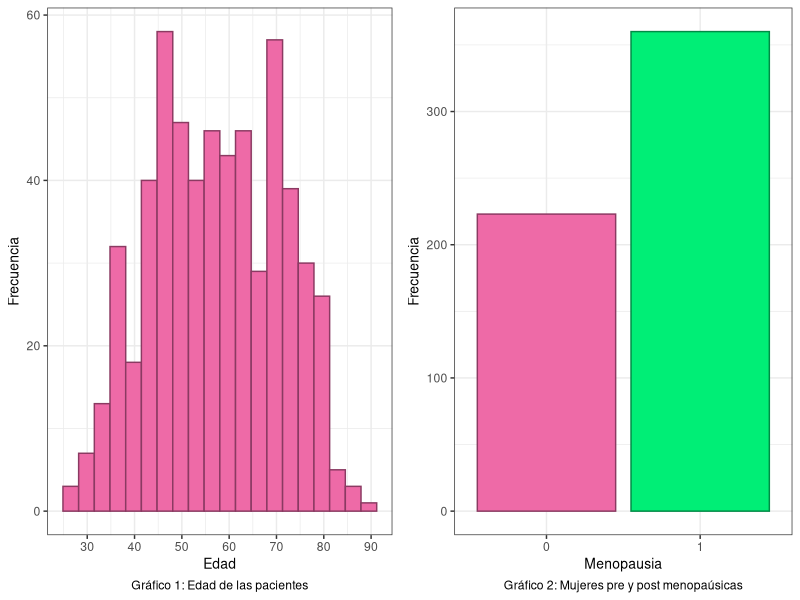
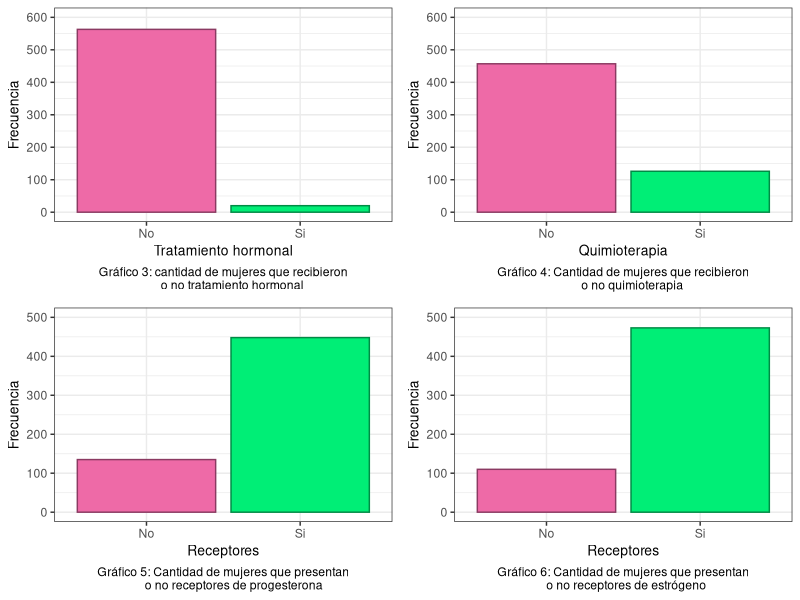
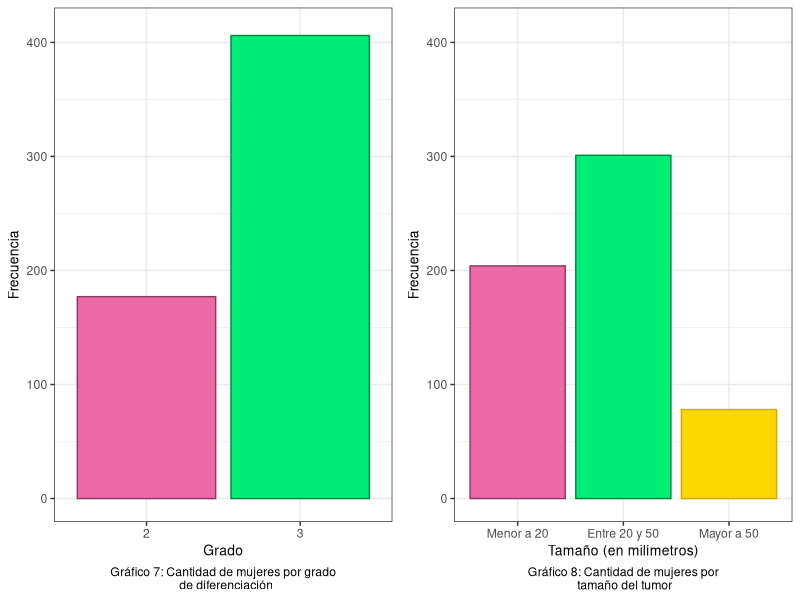
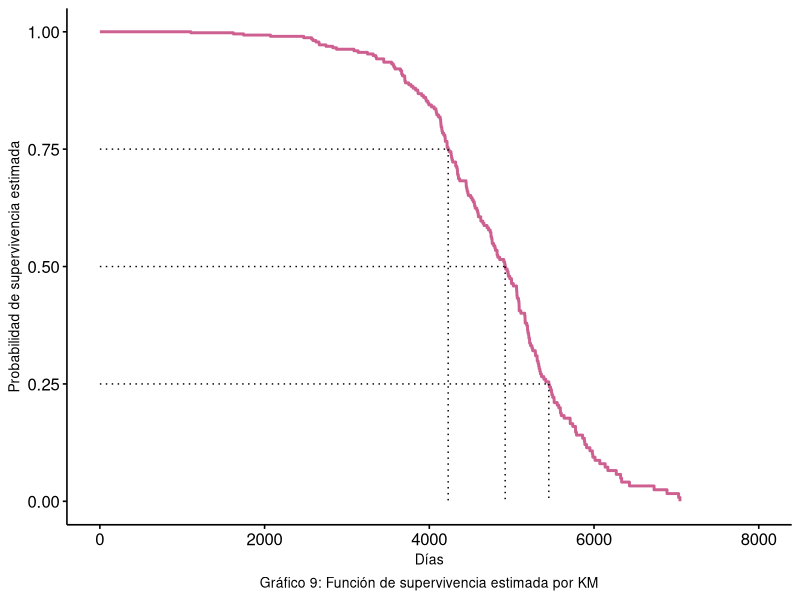
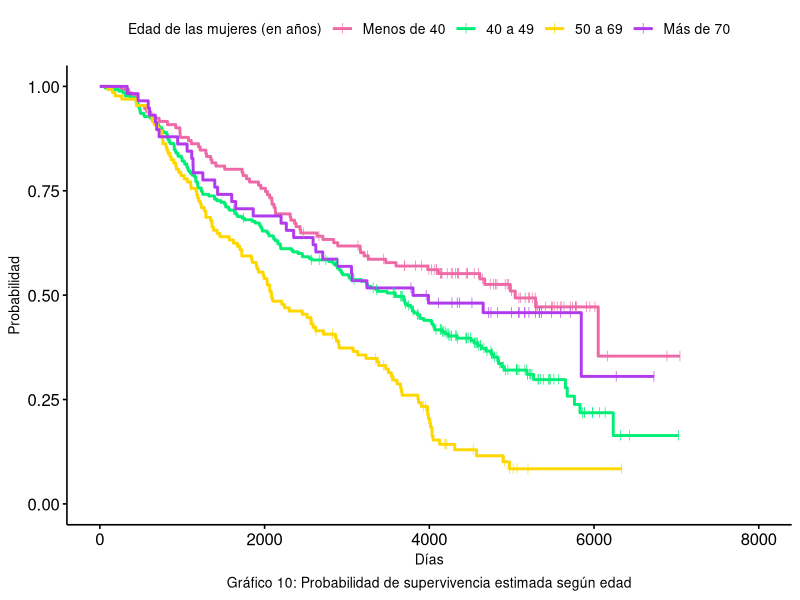
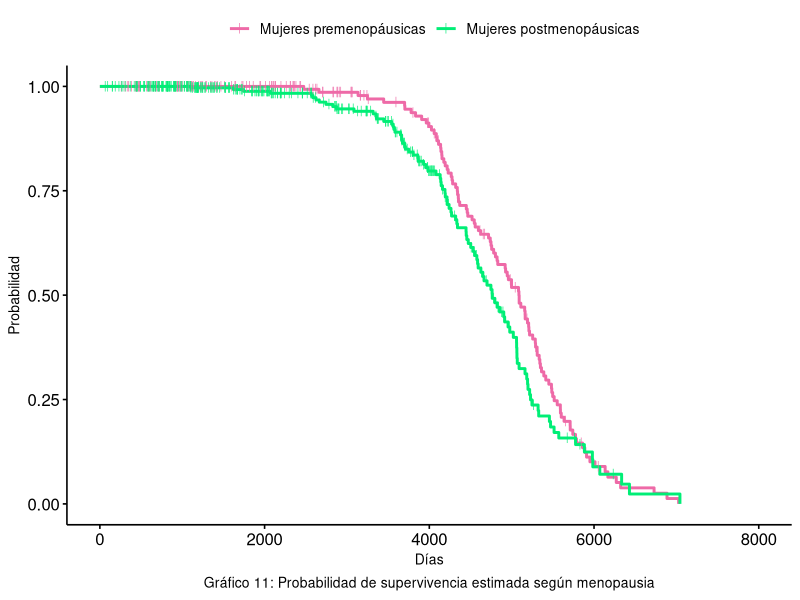
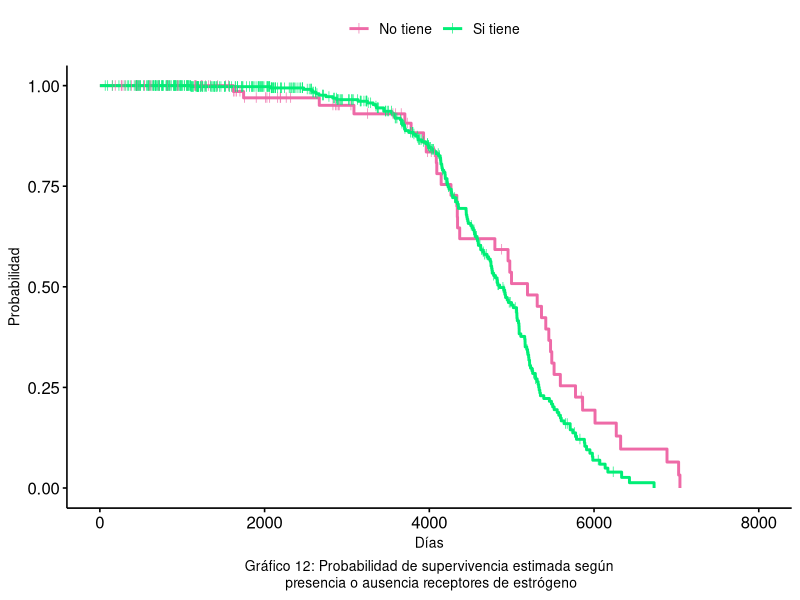
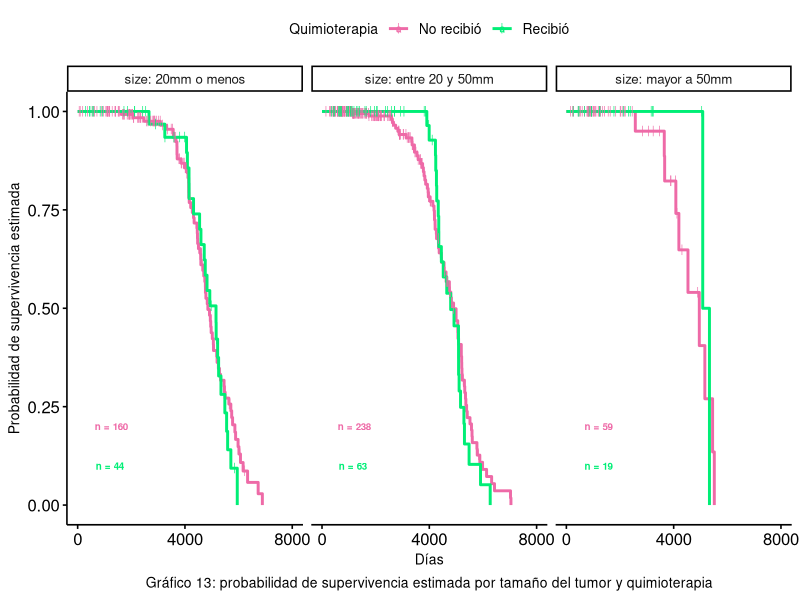

Recreate these plots in R, in order.
## ---- chunk 1
library(survival)
library(tidyverse)
library(gridExtra)

# Extraemos el conjunto de datos
datos <- rotterdam %>%
  filter(year <= 1985) %>%
  select(-c(nodes, rtime, recur))


# Conteo de censuras
# datos %>% 
#  count(death)

# Variable "age"

grafico1 <- ggplot(data = datos, aes(x = age)) +
  geom_histogram(bins = 20,fill = "hotpink2",
                 color = "hotpink4") +
  scale_x_continuous(breaks = seq(30, 90, by=10)) +
  labs(caption = "Gráfico 1: Edad de las pacientes",
       x = "Edad",
       y = "Frecuencia") +
  theme_bw() +
  theme(axis.title = element_text(size = 10),
        plot.caption = element_text(hjust = 0.5))

# Variable "meno"

grafico2 <- ggplot(data = datos, 
                   aes(x = factor(meno), fill = factor(meno),
                       color = factor(meno))) +
  geom_bar(size = 0.5) +
  scale_fill_manual(values = c("hotpink2","springgreen2")) +
  scale_color_manual(values = c("hotpink4","springgreen4")) +
  labs(caption = "Gráfico 2: Mujeres pre y post menopaúsicas",
       x = "Menopausia",
       y = "Frecuencia") +
  theme_bw() +
  theme(axis.title = element_text(size = 10),
        legend.position = "none",
        plot.caption = element_text(hjust = 0.5))
## ---- chunk 2
grid.arrange(grafico1, grafico2, ncol=2)
## ---- chunk 3

# Variable "hormon"

grafico3 <- ggplot(data = datos, aes(x=factor(hormon), 
                                     fill = factor(hormon), 
                                     color = factor(hormon)))+
  geom_bar(size = 0.5) +
  scale_fill_manual(values = c("hotpink2","springgreen2")) +
  scale_color_manual(values = c("hotpink4","springgreen4")) +
  scale_y_continuous(breaks = seq(0, 600, 100), limits = c(0,600)) +
  scale_x_discrete(label = c("No", "Si")) + 
 labs(caption = "Gráfico 3: cantidad de mujeres que recibieron
      o no tratamiento hormonal",
       x = "Tratamiento hormonal",
       y = "Frecuencia")+
  theme_bw() +
  theme(axis.title = element_text(size = 10),
        legend.position = "none", 
        plot.caption = element_text(hjust = 0.5))

# Variable "chemo"

grafico4 <- ggplot(data = datos, aes(x=factor(chemo), fill = factor(chemo),
                                     color = factor(chemo)))+
  geom_bar(size = 0.5) +
  scale_fill_manual(values = c("hotpink2","springgreen2")) +
  scale_color_manual(values = c("hotpink4","springgreen4")) +
  scale_x_discrete(label = c("No", "Si")) + 
  scale_y_continuous(breaks = seq(0, 600, 100), limits = c(0,600)) +
 labs(caption = "Gráfico 4: Cantidad de mujeres que recibieron
      o no quimioterapia",
       x = "Quimioterapia",
       y = "Frecuencia")+
  theme_bw() +
  theme(axis.title = element_text(size = 10),
        legend.position = "none", 
        plot.caption = element_text(hjust = 0.5))


# Variable "pgr"

# Tratamos ambos Receptores como variables discretas dicotómicas
datos_graf <- datos %>% 
  mutate(pgr_cat = ifelse(pgr == 0, 0, 1),
         er_cat = ifelse(er == 0, 0, 1))

grafico5 <- ggplot(data = datos_graf, aes(x = factor(pgr_cat), 
                                          fill = factor(pgr_cat), 
                                          color = factor(pgr_cat))) +
  geom_bar(size = 0.5) +
  scale_fill_manual(values = c("hotpink2","springgreen2")) +
  scale_color_manual(values = c("hotpink4","springgreen4")) +
  scale_x_discrete(label = c("No", "Si")) + 
  scale_y_continuous(breaks = seq(0, 500, 100), limits = c(0,500)) +
  labs(caption = "Gráfico 5: Cantidad de mujeres que presentan
       o no receptores de progesterona",
       x = "Receptores",
       y = "Frecuencia")+
  theme_bw() + 
  theme(axis.title = element_text(size = 10),
        legend.position = "none",
        plot.caption = element_text(hjust = 0.5))

# Variable er

grafico6 <- ggplot(data = datos_graf, aes(x = factor(er_cat), 
                                          fill = factor(er_cat), 
                                          color = factor(er_cat))) +
  geom_bar(size = 0.5) +
  scale_fill_manual(values = c("hotpink2","springgreen2")) +
  scale_color_manual(values = c("hotpink4","springgreen4")) +
  scale_x_discrete(label = c("No", "Si")) + 
  scale_y_continuous(breaks = seq(0, 500, 100), limits = c(0,500)) +
  labs(caption = "Gráfico 6: Cantidad de mujeres que presentan
  o no receptores de estrógeno",
       x = "Receptores",
       y = "Frecuencia")+
  theme_bw() + 
  theme(axis.title = element_text(size = 10),
        legend.position = "none",
        plot.caption = element_text(hjust = 0.5))

## ---- chunk 4
grid.arrange(grafico3, grafico4, grafico5, grafico6, nrow = 2)
## ---- chunk 5

grafico7 <- ggplot(data = datos, aes(x = factor(grade), 
                                     fill = factor(grade), 
                                     color = factor(grade))) +
  geom_bar(size = 0.5) +
  scale_fill_manual(values = c("hotpink2","springgreen2")) +
  scale_color_manual(values = c("hotpink4","springgreen4")) +
  scale_y_continuous(breaks = seq(0, 400, 100), limits = c(0,410)) +
  labs(caption = "Gráfico 7: Cantidad de mujeres por grado
  de diferenciación",
       x = "Grado",
       y = "Frecuencia")+
  theme_bw() +
  theme(axis.title = element_text(size = 10),
        legend.position = "none",
        plot.caption = element_text(hjust = 0.5))

# Variable size

grafico8 <- ggplot(data = datos, aes(x = size, fill = size, color = size)) +
  geom_bar(size = 0.5) +
  scale_fill_manual(values = c("hotpink2","springgreen2", "gold")) +
  scale_color_manual(values = c("hotpink4","springgreen4", "gold3")) +
  scale_x_discrete(labels = 
                     c("Menor a 20", "Entre 20 y 50", "Mayor a 50")) +
  scale_y_continuous(breaks = seq(0, 400, 100), limits = c(0,410)) +
  labs(caption = "Gráfico 8: Cantidad de mujeres por\n tamaño del tumor",
       x = "Tamaño (en milímetros)",
       y = "Frecuencia") +
  theme_bw() +
  theme(axis.title = element_text(size = 10),
        legend.position = "none",
        plot.caption = element_text(hjust = 0.5))
## ---- chunk 6
grid.arrange(grafico7, grafico8, nrow=1, ncol = 2 )
## ---- chunk 7
library(survminer)
library(survMisc)
library(ggpubr)

KM.surv <- survfit(Surv(dtime, death == 0 ) ~ 1, data = datos)
#"death == 0" indica la censura.

cuantiles <- data.frame(cbind(
  q = c(.25, .5, .75),
  km.quantile = quantile(KM.surv)$quantile
))

ggsurvplot(fit = KM.surv, data = datos,
           palette = "hotpink3",
           conf.int = F,
           censor = F,
           xlab = "Días",  
           ylab = "Probabilidad de supervivencia estimada",
           legend = "none",
           legend.title="",
           ggtheme = theme_survminer() + 
             theme(axis.title.x = element_text(size = 10),
                   axis.title.y = element_text(size = 10),
                   plot.caption = element_text(hjust = 0.5, 
                                               size = 10)))$plot + 
  geom_segment(data = cuantiles, aes(x = km.quantile, xend = km.quantile, 
                                     y = 1-q, yend = 0), lty = 3) +
  geom_segment(data = cuantiles, aes(x = 0, xend = km.quantile, 
                                     y = 1-q, yend = 1-q), lty = 3) +
  labs(caption = "Gráfico 9: Función de supervivencia estimada por KM")
## ---- chunk 8
library(knitr)

# Datos para la tabla
datos_tabla <- data.frame(
  Variable = c("Rango de edad", "Menopausia","Tratamiento hormonal",
               "Quimioterapia","Receptores de progesterona", 
               "Receptores de estrógeno", "Grado de diferenciación",
               "Tamaño"),
  Test = c("Wilcoxon generalizado", "Wilcoxon generalizado", "Peto-Peto", 
           "Wilcoxon generalizado", "Log-Rank", "Log-Rank", "Log-Rank",
           "Log-Rank"),
  p_value = c("< 0.0001", "0.01", "0.40", "0.22","0.77", "0.06", "0.44",
              "0.62")
)

# Imprimir tabla
kable(datos_tabla, align = "c")
## ---- chunk 9
# Función de supervivencia según edad

# Categorizamos la variable "edad"
datos1 <- datos %>% 
  mutate(age_range = case_when(
    age < 40 ~ "Menos de 40",
    age >= 40 & age < 50 ~ "40s",
    age >= 50 & age < 70 ~ "50s y 60s",
    age >= 70 ~ "Más de 70"
  ))

KM.segun.age <- survfit(Surv(dtime, death) ~ age_range, data = datos1)

mediana <- data.frame(cbind(
  q = 0.5,
  quantile(KM.segun.age)$quantile
))

ggsurvplot(fit = KM.segun.age, data = datos1, 
           palette = c("hotpink2", "springgreen2","gold", "darkorchid2"),
           conf.int = F, 
           censor.shape = 124,
           censor.size = 2.5,
           # pval = T,
           # pval.method = T,
           # log.rank.weights = "n",
           xlab = "Días", 
           ylab = "Probabilidad",
           legend.title = "Edad de las mujeres (en años)",
           legend.labs = c("Menos de 40", "40 a 49", "50 a 69","Más de 70"),
           ggtheme = theme_survminer() + 
             theme(axis.title.x = element_text(size = 10),
                   axis.title.y = element_text(size = 10),
                   plot.caption = element_text(hjust = 0.5, size = 10))
           )+ labs(caption = "Gráfico 10: Probabilidad de supervivencia estimada según edad") 
## ---- chunk 10
# Función de supervivencia según menopausia

KM.segun.meno <- survfit(Surv(dtime, death == 0) ~ meno, data = datos)

mediana <- data.frame(cbind(
  q = 0.5,
  quantile(KM.segun.meno)$quantile
))

ggsurvplot(fit = KM.segun.meno, data = datos1,
           palette = c("hotpink2", "springgreen2"),
           conf.int = F, 
           censor.shape = 124,
           censor.size = 2.5,
           xlab = "Días", 
           ylab = "Probabilidad", 
           legend.title="",
           legend.labs = c("Mujeres premenopáusicas", 
                           "Mujeres postmenopáusicas"),
           ggtheme = theme_survminer() + 
             theme(axis.title.x = element_text(size = 10),
                   axis.title.y = element_text(size = 10),
                   plot.caption = element_text(hjust = 0.5, size = 10))
           #,pval = T, 
           #pval.method = T,
           #log.rank.weights = "n"
           )+ labs(caption = "Gráfico 11: Probabilidad de supervivencia estimada según menopausia") 
## ---- chunk 11

# Función de supervivencia según receptores de estrógeno

KM.segun.er <- survfit(Surv(dtime, death == 0) ~ er_cat, data = datos_graf)

mediana <- data.frame(cbind(
  q = 0.5,
  quantile(KM.segun.er)$quantile 
))

ggsurvplot(fit = KM.segun.er, data = datos_graf,
           palette = c("hotpink2", "springgreen2"),
           conf.int = F, 
           censor.shape = 124,
           censor.size = 2.5,
           legend.title="",
           legend.labs = c("No tiene", "Si tiene"),
           xlab = "Días", 
           ylab = "Probabilidad",
           ggtheme = theme_survminer() + 
             theme(axis.title.x = element_text(size = 10),
                   axis.title.y = element_text(size = 10),
                   plot.caption = element_text(hjust = 0.5, size = 10))
           #,pval = T, 
           # pval.method = T
           ) + labs(caption = "Gráfico 12: Probabilidad de supervivencia estimada según\n presencia o ausencia receptores de estrógeno") 
## ---- chunk 12

# Función de supervivencia según si recibó o no quimioterapia estratificado
# por el tamaño del tumor

levels(datos$size) <- c("20mm o menos", "entre 20 y 50mm", "mayor a 50mm")

KM.segun.chemo <- survfit(Surv(dtime, death == 0) ~ chemo, data = datos)

# vemos la cantidad de datos en cada cruce de las variables
n <- datos %>% 
  group_by(size, chemo) %>% 
  summarise(n = n())

# Creo un data frame para las anotaciones
notas <- data.frame(
  size = c("20mm o menos", "entre 20 y 50mm", "mayor a 50mm",
           "20mm o menos", "entre 20 y 50mm", "mayor a 50mm"),
  chemo = c("No recibió", "No recibió", "No recibió", 
            "Recibió", "Recibió", "Recibió"),
  x = c(1200, 1200, 1200, 1200, 1200, 1200),  # coordenada X
  y = c(0.2, 0.2, 0.2, 0.1, 0.1, 0.1),  # coordenada Y
  label = c(" n = 160", "n = 238", "n = 59",
            "n = 44", "n = 63 ", "n = 19")
)

ggsurvplot(fit = KM.segun.chemo, data = datos,
           palette = c("hotpink2", "springgreen2"),
           conf.int = F, 
           censor.shape = 124,
           censor.size = 2.5,
           legend.title="Quimioterapia",
           legend.labs = c("No recibió", "Recibió"),
           xlab = "Días", 
           ylab = "Probabilidad de supervivencia estimada",
           facet.by = "size",
           ggtheme = theme_survminer() + 
             theme(axis.title.x = element_text(size = 10),
                   axis.title.y = element_text(size = 10),
                   plot.caption = element_text(hjust = 0.5, size = 10))) + 
  labs(caption = "Gráfico 13: probabilidad de supervivencia estimada por tamaño del tumor y quimioterapia") +
  scale_x_continuous(breaks = c(0, 4000, 8000)) + 
  geom_text(data = notas, aes(x = x, y = y, label = label, color = chemo),
            size = 2.5, fontface = "bold")
